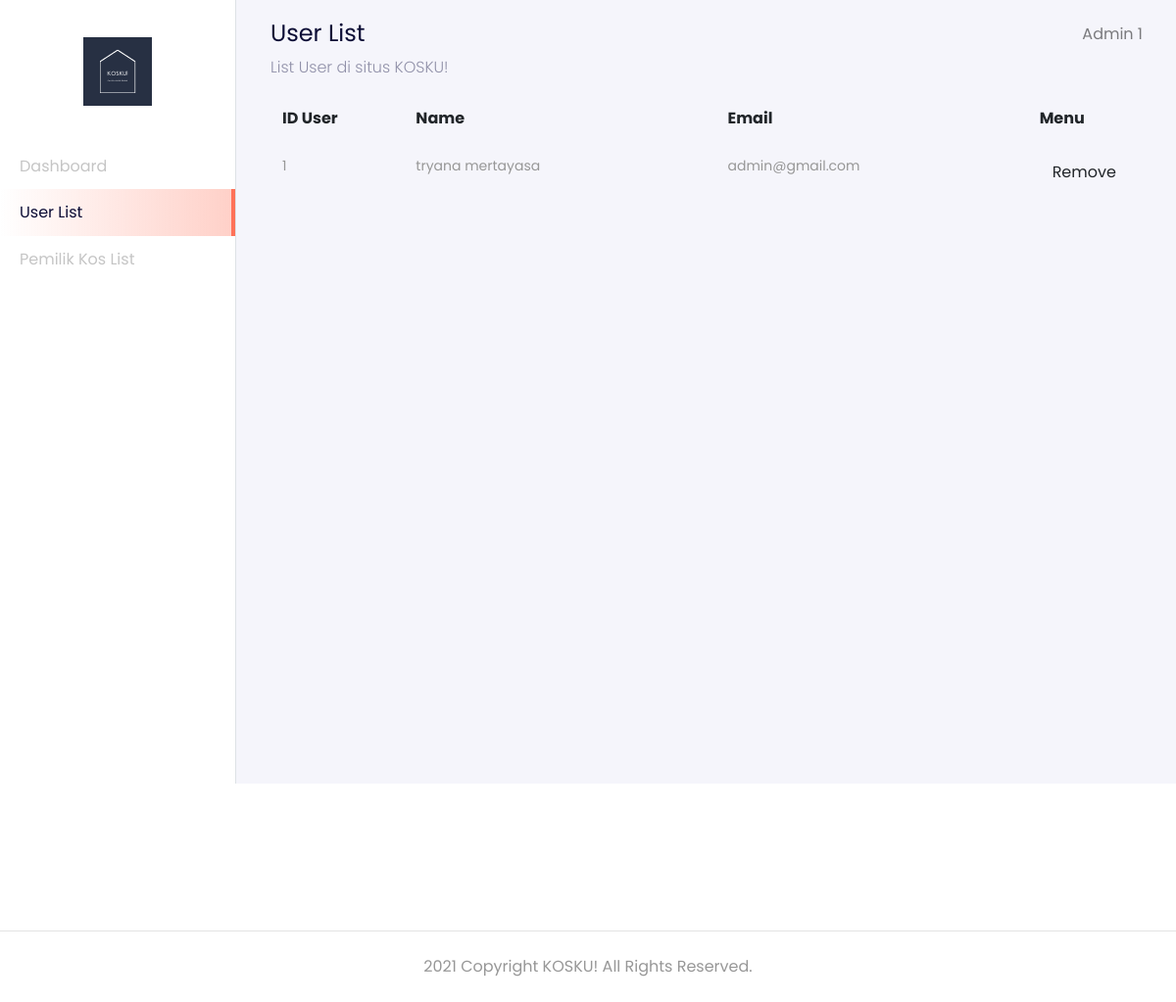
Before: /admin-userlist.php (signed in) with the older database file.
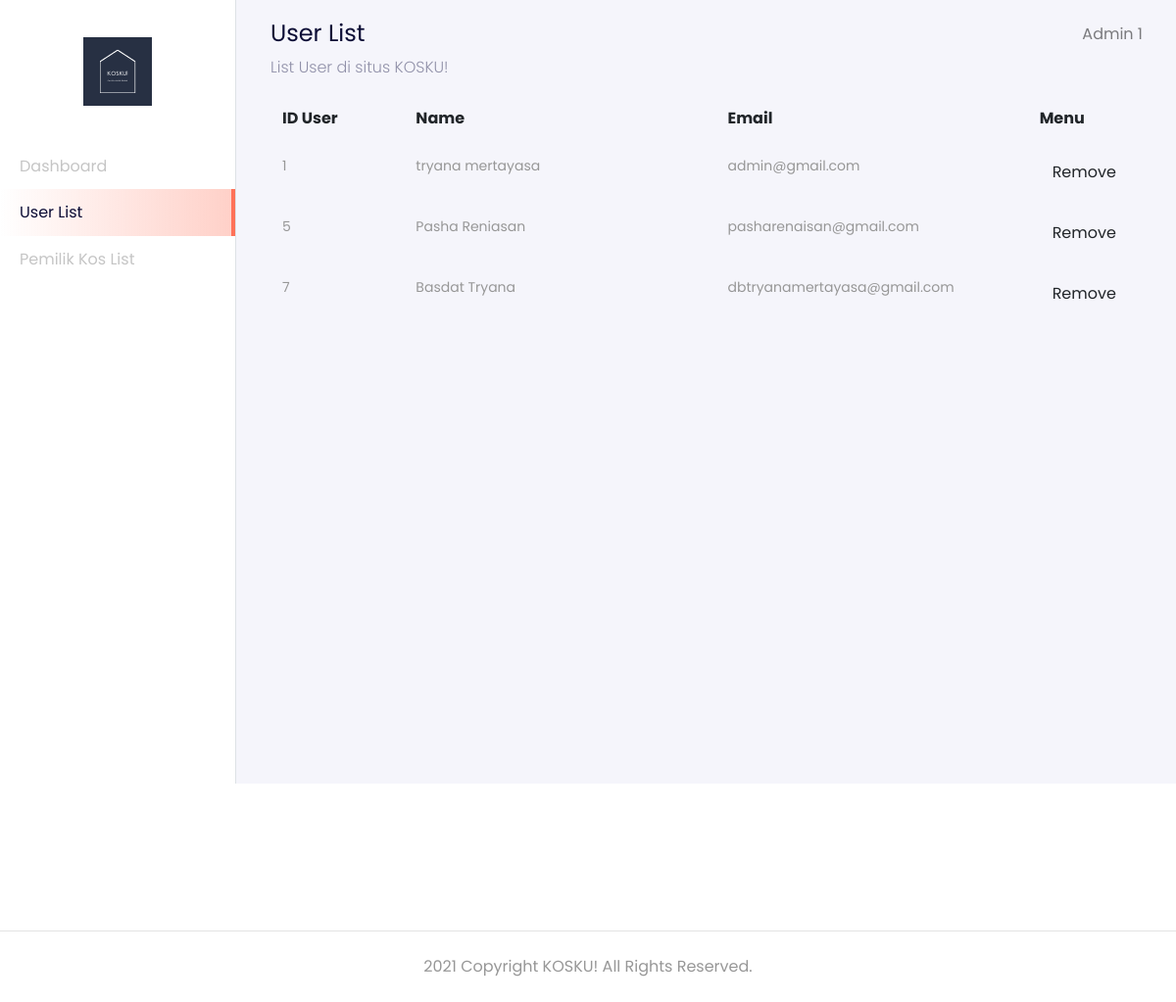
After: the same page with the newer database file.
### tables this page shows
CREATE TABLE `user` (
  `id_user` int(11) NOT NULL,
  `nama` varchar(50) NOT NULL,
  `email` varchar(50) NOT NULL,
  `no_hp` varchar(15) NOT NULL,
  `password` varchar(300) NOT NULL
);

### functions.php (called while the page is built, shortened)
<?php
    $db = mysqli_connect("localhost", "root", "", "kosku");
    function query($query){
        global $db;
        $result = mysqli_query($db, $query);
        $rows = [];
        while($row = mysqli_fetch_assoc($result)){
            $rows[] = $row;
        }
        return $rows;
    }
?>

### template/_userlist-table.php (the view, shortened to what this page needs)
<table
    class="table table-borderless table-cart"
    aria-describedby="Cart"
  >
    <thead>
      <tr>
        <th scope="col">ID User</th>
        <th scope="col">Name</th>
        <th scope="col">Email</th>
        <th scope="col">Menu</th>
      </tr>
    </thead>
    <tbody method="post">
      <?php foreach ($userlist as $row) : ?>
      <tr>
      <td style="width: 15%;">
          <div class="product-title"><?php echo $row['id_user'];?></div>
        </td>
        <td style="width: 35%;">
          <div class="product-title"><?php echo $row['nama'];?></div>
        </td>
        <td style="width: 35%;">
          <div class="product-title"><?php echo $row['email'];?></div>
        </td>
        <td style="width: 25%;">
          <a href="delete-userlist.php?id_user=<?= $row["id_user"]; ?>" class="btn btn-remove-cart">
            Remove
          </a>
        </td>
      </tr>
      <?php endforeach; ?>
    </tbody>
  </table>

Changed rows visible on the page:
added user: id_user "5", nama "Pasha Reniasan", email "pasharenaisan@gmail.com"
added user: id_user "7", nama "Basdat Tryana", email "dbtryanamertayasa@gmail.com"
